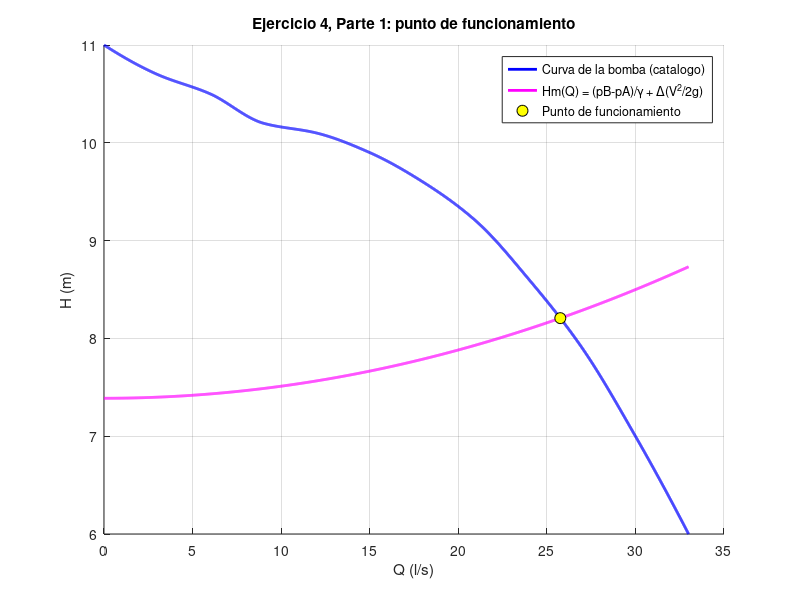

Recreate this plot in MATLAB.
% ej4_parte1.m -- Examen 2024 febrero, Ejercicio 4, Parte 1
% Punto de funcionamiento (Q,H) de una bomba a partir de las lecturas de
% los dos manometros (entrada pA, salida pB), ambos a la misma cota
% zA=5.5m que la bomba. Como estan al mismo nivel, no hace falta conocer
% las perdidas de la instalacion: Hm(Q) = (pB-pA)/gamma + (Vimp^2-Vsuc^2)/2g
% depende solo del caudal via las velocidades en succion (D1) e
% impulsion (D2). Se interseca con la curva H-Q de catalogo de la bomba
% (interpolada) para hallar el punto de funcionamiento.
clear all; close all; clc;

g = 9.8;
ro = 1000;
gamma = ro*g;

D1 = 0.118;  % succion (m)
D2 = 0.084;  % impulsion (m)
pA = -58.6e3; % Pa
pB = 13.8e3;  % Pa

A1 = pi*D1^2/4;
A2 = pi*D2^2/4;
printf('Asuc = %.5f m2 ; Aimp = %.5f m2\n', A1, A2);

% Curva de la bomba (catalogo)
Qb = [0 3 6 9 12 15 18 21 24 27 30 33]/1000; % m3/s
Hb = [11.0 10.7 10.5 10.2 10.1 9.9 9.6 9.2 8.6 7.9 7.0 6.0];
eta = [0 56 64 74 76 77 75 73 69 64 53 45];
NPSHr = [1.6 1.65 1.7 1.75 1.8 1.85 1.95 2 2.2 3.1 4.2 6];

Qm = linspace(0, 0.033, 3000);
Hb_i = interp1(Qb, Hb, Qm, 'pchip');

Vsuc = Qm/A1;
Vimp = Qm/A2;
Hm = (pB-pA)/gamma + (Vimp.^2 - Vsuc.^2)/(2*g);

[~, idx] = min(abs(Hb_i - Hm));
Qpf = Qm(idx);
Hpf = Hb_i(idx);
eta_pf = interp1(Qb, eta, Qpf, 'pchip')/100;

printf('\nQpf = %.5f m3/s = %.2f l/s\n', Qpf, Qpf*1000);
printf('Hpf = %.3f m\n', Hpf);
printf('eta_pf = %.4f (%.1f%%)\n', eta_pf, eta_pf*100);

Pot = gamma*Qpf*Hpf/eta_pf;
printf('\nPotencia consumida por la bomba Pb = gamma*Q*H/eta = %.0f W = %.2f kW\n', Pot, Pot/1000);

figure('visible','off'); hold on; grid on;
plot(Qm*1000, Hb_i, 'b-', 'LineWidth', 2);
plot(Qm*1000, Hm, 'm-', 'LineWidth', 2);
plot(Qpf*1000, Hpf, 'ko', 'MarkerFaceColor','y', 'MarkerSize', 8);
xlabel('Q (l/s)'); ylabel('H (m)');
legend('Curva de la bomba (catalogo)', 'Hm(Q) = (pB-pA)/\gamma + \Delta(V^2/2g)', 'Punto de funcionamiento', 'Location','best');
title('Ejercicio 4, Parte 1: punto de funcionamiento');
print('ej4_HQ_parte1.png', '-dpng');

save('part1_ej4.mat', 'Qpf','Hpf','eta_pf','Pot','D1','D2','A1','A2','pA','pB','g','ro','gamma','Qb','Hb','eta','NPSHr');
